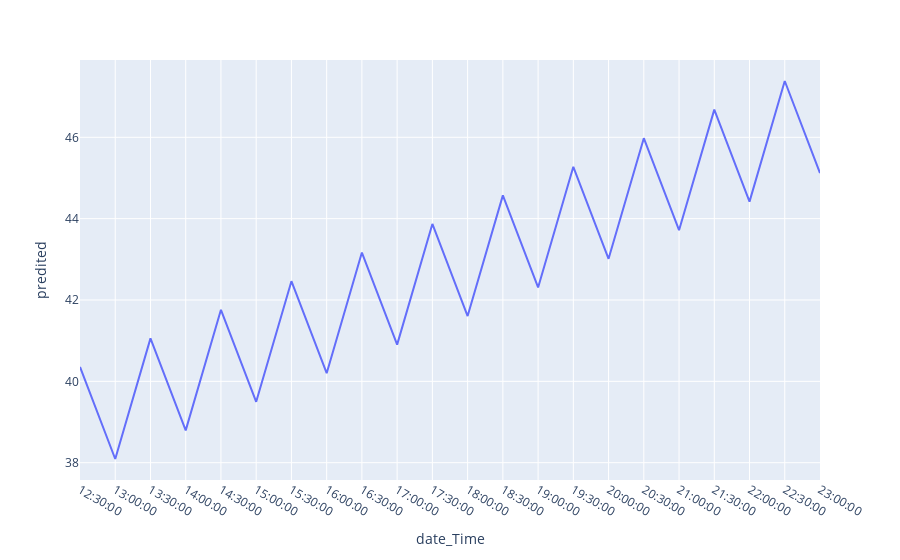
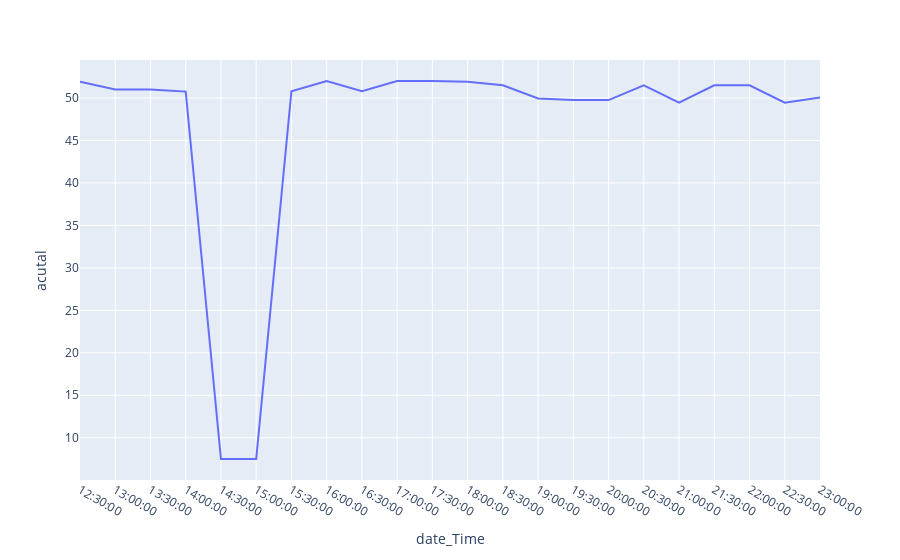

The code cell stored with these charts, in order, in its notebook:
### Code cell
import plotly.graph_objects as go

import plotly.express as px

#df = px.data.stocks()

fig5 = px.line(plot_forcasts,x='date_Time', y='predited')
fig6 = px.line(plot_forcasts, x='date_Time', y='acutal')
fig5.show()
fig6.show()

### Figure 1 — Plotly figure (JSON) as saved in the notebook; plotly's stock layout.template omitted (floating-point values rounded to 4 significant figures)
{"data": [{"hovertemplate": "date_Time=%{x}<br>predited=%{y}<extra></extra>", "legendgroup": "", "line": {"color": "#636efa", "dash": "solid"}, "marker": {"symbol": "circle"}, "mode": "lines", "name": "", "orientation": "v", "showlegend": false, "type": "scatter", "x": ["12:30:00", "12:30:00", "13:00:00", "13:00:00", "13:30:00", "13:30:00", "14:00:00", "14:00:00", "14:30:00", "14:30:00", "15:00:00", "15:00:00", "15:30:00", "15:30:00", "16:00:00", "16:00:00", "16:30:00", "16:30:00", "17:00:00", "17:00:00", "17:30:00", "17:30:00", "18:00:00", "18:00:00", "18:30:00", "18:30:00", "19:00:00", "19:00:00", "19:30:00", "19:30:00", "20:00:00", "20:00:00", "20:30:00", "20:30:00", "21:00:00", "21:00:00", "21:30:00", "21:30:00", "22:00:00", "22:00:00", "22:30:00", "22:30:00", "23:00:00", "23:00:00"], "xaxis": "x", "y": [40.35, 40.35, 38.09, 38.09, 41.06, 41.06, 38.79, 38.79, 41.76, 41.76, 39.5, 39.5, 42.46, 42.46, 40.2, 40.2, 43.17, 43.17, 40.9, 40.9, 43.87, 43.87, 41.61, 41.61, 44.57, 44.57, 42.31, 42.31, 45.27, 45.27, 43.01, 43.01, 45.98, 45.98, 43.72, 43.72, 46.68, 46.68, 44.42, 44.42, 47.38, 47.38, 45.12, 45.12], "yaxis": "y"}], "layout": {"legend": {"tracegroupgap": 0}, "margin": {"t": 60}, "xaxis": {"anchor": "y", "domain": [0, 1], "title": {"text": "date_Time"}}, "yaxis": {"anchor": "x", "domain": [0, 1], "title": {"text": "predited"}}}}

### Figure 2 — Plotly figure (JSON) as saved in the notebook; plotly's stock layout.template omitted (floating-point values rounded to 4 significant figures)
{"data": [{"hovertemplate": "date_Time=%{x}<br>acutal=%{y}<extra></extra>", "legendgroup": "", "line": {"color": "#636efa", "dash": "solid"}, "marker": {"symbol": "circle"}, "mode": "lines", "name": "", "orientation": "v", "showlegend": false, "type": "scatter", "x": ["12:30:00", "12:30:00", "13:00:00", "13:00:00", "13:30:00", "13:30:00", "14:00:00", "14:00:00", "14:30:00", "14:30:00", "15:00:00", "15:00:00", "15:30:00", "15:30:00", "16:00:00", "16:00:00", "16:30:00", "16:30:00", "17:00:00", "17:00:00", "17:30:00", "17:30:00", "18:00:00", "18:00:00", "18:30:00", "18:30:00", "19:00:00", "19:00:00", "19:30:00", "19:30:00", "20:00:00", "20:00:00", "20:30:00", "20:30:00", "21:00:00", "21:00:00", "21:30:00", "21:30:00", "22:00:00", "22:00:00", "22:30:00", "22:30:00", "23:00:00", "23:00:00"], "xaxis": "x", "y": [51.9, 51.9, 51, 51, 51, 51, 50.75, 50.75, 7.5, 7.5, 7.5, 7.5, 50.8, 50.8, 52, 52, 50.8, 50.8, 52, 52, 52, 52, 51.9, 51.9, 51.5, 51.5, 49.95, 49.95, 49.75, 49.75, 49.75, 49.75, 51.5, 51.5, 49.45, 49.45, 51.5, 51.5, 51.5, 51.5, 49.45, 49.45, 50.05, 50.05], "yaxis": "y"}], "layout": {"legend": {"tracegroupgap": 0}, "margin": {"t": 60}, "xaxis": {"anchor": "y", "domain": [0, 1], "title": {"text": "date_Time"}}, "yaxis": {"anchor": "x", "domain": [0, 1], "title": {"text": "acutal"}}}}
